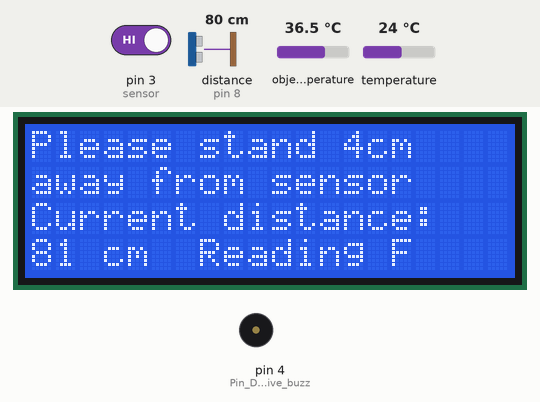
A sketch run on a simulated Arduino Uno, built with avr-gcc and run on an emulated ATmega328P. On the bench: 20×4 character LCD, buzzer (waves = sounding, pin HIGH). The inputs (shaded band) are chosen by the test bench; at power-on: pin 3 (sensor) HIGH, distance to the obstacle (sensor on pin 8) 80 cm, object temperature 36.5 °C, temperature 24 °C. The echo pulse lasts 58.3 µs per cm; no radio packets arrive unless stated; what the sketch prints to the serial monitor is not drawn.

Above: at 1.2 s.
1.3 s: pin 3 (sensor) driven LOW
4.3 s: distance to the obstacle (sensor on pin 8) set to 4 cm
At 6.1 s:
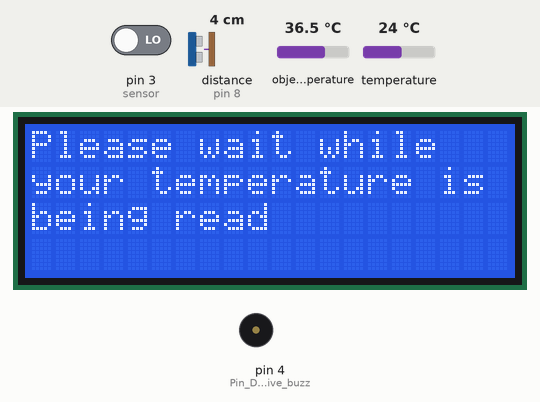
At 11.2 s:
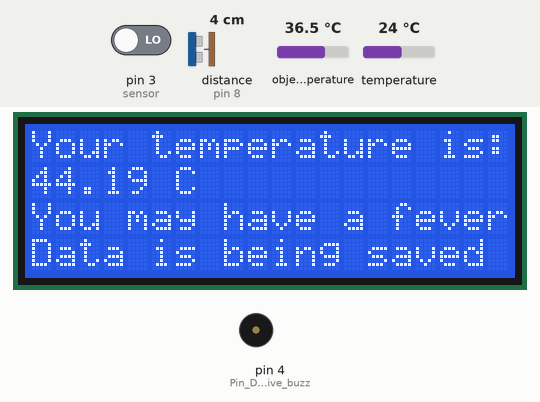
Timing chart, 0 to 12.7 s (numbered marks = the images above; inputs shaded):
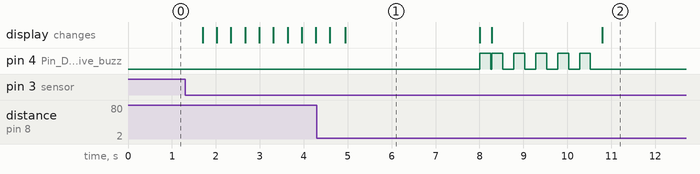

The sketch:

Temp_Final.ino
```cpp
/***********************************************
 * Temp_Final.ino
 * Darius Salagean, Adam Farhat, Yovany Lopez Hernandez
 * Junior Design ECE 342
 * 2/11/22
 **********************************************/

#include <RH_ASK.h> // Library for RF communication
#include <SPI.h> // Library for RF communication
#include <Wire.h> // Library for I2C communication
#include <LiquidCrystal_I2C.h> // Library for LCD
#include <Adafruit_MLX90614.h> //Library for MLX temp sensor
#include <NewPing.h>  //Library for Ultrasonic Sensor

//Definition statements for all devices
RH_ASK driver; //RF transmitter
Adafruit_MLX90614 mlx = Adafruit_MLX90614(); //Temp sensor
LiquidCrystal_I2C lcd = LiquidCrystal_I2C(0x27, 20, 4); //LCD Display
NewPing sonar(9, 8, 400);  //Distance sensor
#define TRIGGER_PIN 9
#define ECHO_PIN 8

//Variable initialization
float distance, tempF, tempC, tempA;
int flag = 1, trig = 0, dis = 0, c = 0, f = 1;
float cel[20], amb[20], far[20];

//First time setp-up for devices
void setup() {
  Serial.begin(9600);
  pinMode(4, OUTPUT); //Pin D4 used to drive buzzer
  mlx.begin(); //Temp sensor initialization
  lcd.init(); //LCD initialization
  lcd.backlight(); //LCD backlight initialization
  driver.init(); //RF transmitter initialization

}

//Main program. Performs all functions of the temperature
//sensor in a continuous, never ending loop.
void loop() {
  flag = 1; // Flag used to continue the while loop is set

  lcd.clear(); // LCD is set to print out a welcome message measuring distance
  lcd.setCursor(0, 0); // Set the cursor
  lcd.print("Please stand 4cm");
  lcd.setCursor(0, 1);
  lcd.print("away from sensor");
  lcd.setCursor(0, 2);
  lcd.print("Current distance:");

  //Main loop. Continues updating the distance until user
  //is within 4cm of the sensor
  while( flag == 1){

    distance = sonar.ping_cm(); //Get the distance as a float
    dis = (int)distance; //Cast the distance to an int value
    trig = digitalRead(3); //Check the motion sensor for C to F input
    lcd.setCursor(0, 3); //Print the current distance
    lcd.print(dis);
    lcd.print(" cm  ");

    if(dis <= 3){
      dis = 0;
    }else if(dis >= 200){
      dis = 200;
    }

    //Check if on F or C mode
    if(f == 1){
      lcd.print("Reading F  ");
    }
    else{
      lcd.print("Reading C  ");
    }

    if(trig == 0){ //0 means the motion sensor was tripped
       if(c == 0){ //Swap to C output mode
          f = 0;
          c = 1;
          delay(250); //Small delay to prevent rapid inputs
       }else{   //Swap to F output mode.
          f = 1;
          c = 0;
          delay(250);
       }
     }

     delay(50); //Small delay to prevent the distance from updating too fast

     //Once the user is within 3cm of the sensor it will begin reading their temp
     if(dis == 4){
       lcd.clear(); //Reset the LCD screen for wait message
       lcd.setCursor(0, 0);
       lcd.print("Please wait while");
       lcd.setCursor(0, 1);
       lcd.print("your temperature is");
       lcd.setCursor(0, 2);
       lcd.print("being read");

       tempF = 0; //Rest the temperature values so they can be reused
       tempC = 0;
       tempA = 0;   //Delay so that the temp starts reading after the user
       delay(1000); //acknowledges they are close enough and stops moving.

       //Take 20 readings of user temp and ambient temp in C
       //Temp in C was chosen since C is more widely used.
       for (int i = 0; i < 20; i++) {
          cel[i] = mlx.readObjectTempC();
          amb[i] = mlx.readAmbientTempC();
          delay(100); //Small delay between readings to get 2 seconds of data
       }

       //Compute the average of the readings
       for (int i = 0; i < 20; i++){
          tempC = tempC + cel[i];
          tempA = tempA + amb[i];
       }
       tempC = tempC / 20.00;
       tempC = tempC + 4.65;
       tempA = tempA / 20.00;
       Serial.println(tempC);
       Serial.println(tempA);

       //Using modifed formula found at https://www.medrxiv.org/content/10.1101/2020.12.04.20243923v1.full.pdf
       //and recorded data to estimate body temperature from forehead temperature
       tempC = 2.85 + pow(((pow(tempC, 4)-(0.02*(pow(tempA, 4))))/(0.98)), (0.25));
       tempF = (tempC*(9.000/5.000)) + 32.000; //Convert from C to F

       lcd.clear(); //Clear the LCD for temperature readout
       lcd.setCursor(0, 0); // Set the cursor
       lcd.print("Your temperature is:");
       lcd.setCursor(0, 1);
       //Display F or C temperature depending on user choice at start
       if(f == 1){
          lcd.print(tempF);
          lcd.print(" F ");
       }else{
          lcd.print(tempC);
          lcd.print(" C ");
       }

       digitalWrite(4, HIGH); //Signal to the user their temp ws taken
       delay(250);
       digitalWrite(4, LOW);
       //Check if a fever was recorded
       if(tempF >= 100.40 || tempC >= 38.00 ){
          lcd.setCursor(0, 2); //Let the user know on the screen
          lcd.print("You may have a fever");
          //Make the buzzer give the user an audio que.
          for(int i = 0; i <5; i++){
            digitalWrite(4, HIGH);
            delay(250);
            digitalWrite(4, LOW);
            delay(250);
          }
        }
        //Let the user know data is being saved
        lcd.setCursor(0, 3);
        lcd.print("Data is being saved");
        //Transmit the data to the receiver
        driver.send((uint8_t *)&tempC, 4); //two bytes on AVR Arduino
        driver.waitPacketSent(); //Wait for the data to be sent before moving on

        delay(5000); //Small delay to allow the user to recognize that the reading went through

        c = 0;
        f = 1;
        flag = 0;
      }
   }
}
```

Measured:
- after the input at 4.3 s, pin 4 (Pin_D4_used_to_drive_buzz): goes HIGH 0.25 s, LOW 0.02 s, 4 × (HIGH 0.25 s, LOW 0.25 s), HIGH 0.25 s, then LOW, starting after 3.7 s; the display: first changes after 0.30 s (image 1 shows a later state)
- what the display in image 1 shows lasts 3.1 s, from 4.9 s to 8.0 s
